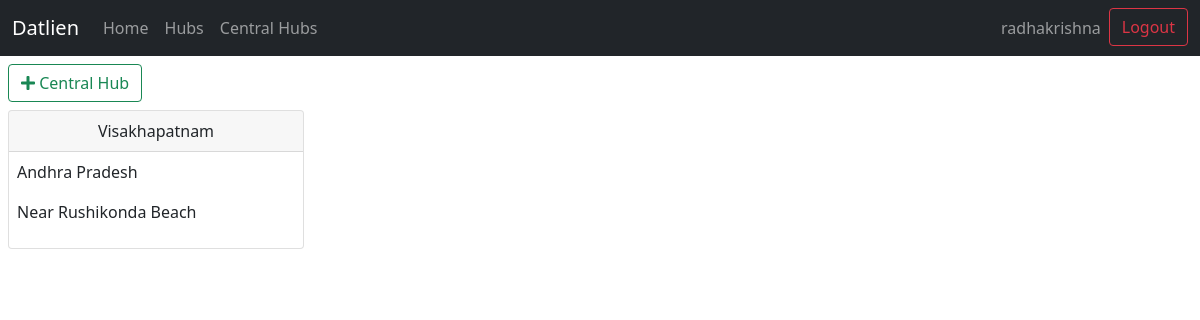
The app's page /viewCentralHubs/ (signed in) with its own data.
### datlien/models.py (models this page shows, shortened)
class CentralHub(models.Model):
    state = models.ForeignKey(State,on_delete=models.CASCADE)
    city = models.CharField(max_length=20)
    username = models.CharField(max_length=20)
    password = models.CharField(max_length=20)
    email = models.EmailField()
    address = models.CharField(max_length=100)
    established_on = models.DateTimeField(auto_now_add=True)

class State(models.Model):
    name = models.CharField(max_length=50)
    def __str__(self):
        return self.name

### datlien/views.py (the view)
# urls.py: path('viewCentralHubs/', views.viewCentralHubs, name='viewCentralHubs'),
def viewCentralHubs(request):
    if not request.user.is_authenticated:
        return redirect('login')
    central_hubs = CentralHub.objects.all()
    username = request.user.get_username()
    return render(request, "datlien/viewCentralHubs.html",{
        'username':username,
        'central_hubs':central_hubs
    })

### datlien/templates/datlien/viewCentralHubs.html
{% extends "datlien/layout.html" %}
{% block 'body' %}
{% load widget_tweaks %}
<div class="m-2">
    <a class="btn btn-outline-success" href="{% url 'addCentralHub' %}"> <i class="fa fa-plus"></i> <span class="h6">Central Hub</span></a>
</div>
<div class="m-2">
    {% for central_hub in central_hubs %}
    <div class="col-3">
        <div class="card">
            <div class="card-header text-center">
                {{central_hub.city}}
            </div>
            <div class="card-content m-2">
                <p>{{central_hub.state}}</p>
                <p>{{central_hub.address}}</p>
            </div>
        </div>
    </div>
    {% endfor %}
</div>
{% endblock %}

### datlien/templates/datlien/layout.html (shortened to what this page needs)
<!DOCTYPE html>
<html lang="en">
<head>
    <link rel="stylesheet" href="https://use.fontawesome.com/releases/v5.15.3/css/all.css">
    <link href="https://cdn.jsdelivr.net/npm/bootstrap@5.0.0-beta3/dist/css/bootstrap.min.css" rel="stylesheet">
</head>
<body>
    <nav class="navbar navbar-expand-lg navbar-dark bg-dark">
        <div class="container-fluid">
          <a class="navbar-brand" href="{% url 'home' %}">Datlien</a>
          <div class="collapse navbar-collapse" id="navbarSupportedContent">
            <ul class="navbar-nav me-auto mb-2 mb-lg-0">
              <li class="nav-item">
                <a class="nav-link" aria-current="page" href="{% url 'home' %}">Home</a>
              </li>
              <li class="nav-item">
                <a class="nav-link" href="{% url 'viewHubs' %}">Hubs</a>
              </li>
              <li class="nav-item">
                <a class="nav-link" href="{% url 'viewCentralHubs' %}">Central Hubs</a>
              </li>
            </ul>
            <div class="d-flex">
              <ul class="navbar-nav me-auto mb-2 mb-lg-0">
                {% if username %}
                  <li class="nav-item">
                    <a class="nav-link" href="">{{username}}</a>
                  </li>
                  <li class="nav-item">
                    <a class="btn btn-outline-danger" href="{% url 'logout' %}">Logout</a>
                  </li>
                {% else %}
                  <li class="nav-item">
                    <a class="btn btn-outline-danger" href="{% url 'login' %}">Login</a>
                  </li>
                {% endif %}
              </ul>
            </div>
          </div>
        </div>
    </nav>
    {% block 'body' %}
    {% endblock %}
</body>
</html>

### records on screen
CentralHub: city "Visakhapatnam", state "Andhra Pradesh", address "Near Rushikonda Beach"

### other values on screen
{{ username }} "radhakrishna"
